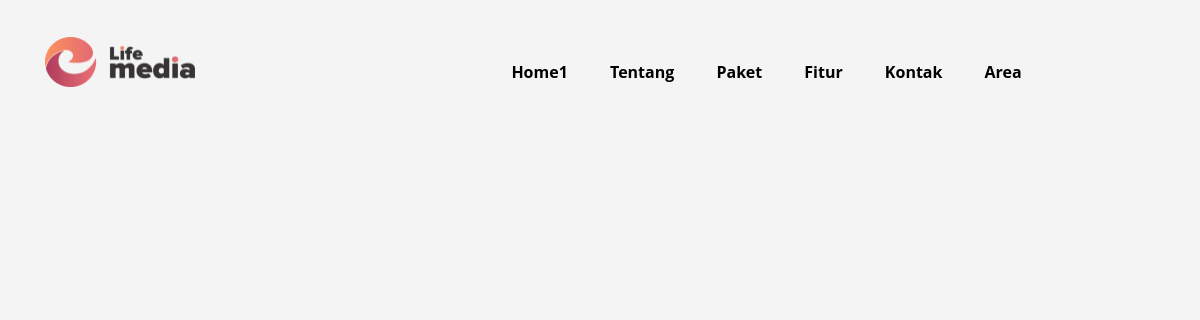
The page /header1.php on the database its author committed.
### tables this page shows
CREATE TABLE `navbar` (
  `id` int(11) NOT NULL,
  `navbar1` varchar(90) NOT NULL,
  `navbar2` varchar(90) NOT NULL,
  `navbar3` varchar(90) NOT NULL,
  `navbar4` varchar(90) NOT NULL,
  `navbar5` varchar(90) NOT NULL,
  `navbar6` varchar(90) NOT NULL
);

### header1.php (the view, shortened to what this page needs)
<?php
require("config/config.php");
$sql2 = "SELECT * FROM `navbar`";
$result2 = $conn->query($sql2);
?>
<!doctype html>
<html class="no-js" lang="zxx">
<head>
    <link rel="stylesheet" href="assets/css/bootstrap.min.css">
    <link rel="stylesheet" href="assets/css/owl.carousel.min.css">
    <link rel="stylesheet" href="assets/css/slicknav.css">
    <link rel="stylesheet" href="assets/css/flaticon.css">
    <link rel="stylesheet" href="assets/css/progressbar_barfiller.css">
    <link rel="stylesheet" href="assets/css/gijgo.css">
    <link rel="stylesheet" href="assets/css/animate.min.css">
    <link rel="stylesheet" href="assets/css/animated-headline.css">
    <link rel="stylesheet" href="assets/css/magnific-popup.css">
    <link rel="stylesheet" href="assets/css/fontawesome-all.min.css">
    <link rel="stylesheet" href="assets/css/themify-icons.css">
    <link rel="stylesheet" href="assets/css/slick.css">
    <link rel="stylesheet" href="assets/css/nice-select.css">
    <link rel="stylesheet" href="assets/css/style.css">
    <link rel="stylesheet" href="assets/css/main1.css">
    <link rel="stylesheet" href="http://cdn.leafletjs.com/leaflet-0.7.3/leaflet.css" />
</head>
<body>
    <header>
        <div class="header-area header-transparent">
            <div class="main-header ">
                <div class="header-bottom  header-sticky">
                    <div class="container-fluid">
                        <div class="row align-items-center">
                            <div class="col-xl-2 col-lg-2">
                                <div class="logo">
                                    <a href="index.php"><img src="assets/img/logo/logo lif.png" alt=""></a>
                                </div>
                            </div>
                            <div class="col-xl-10 col-lg-10">
                                <div class="menu-wrapper  d-flex align-items-center justify-content-end">
                                    <div class="main-menu d-none d-lg-block">
                                        <?php
                                        if ($result2->num_rows > 0) {
                                            while ($row5 = $result2->fetch_assoc()) {
                                                $nav1 = $row5["navbar1"];
                                                $nav2 = $row5["navbar2"];
                                                $nav3 = $row5["navbar3"];
                                                $nav4 = $row5["navbar4"];
                                                $nav5 = $row5["navbar5"];
                                                $nav6 = $row5["navbar6"];
                                                ?>
                                                <nav>
                                                    <ul id="navigation">
                                                        <li><a href="index.php">
                                                                <?php echo $nav1; ?>
                                                            </a></li>
                                                        <li><a href="index.php #about">
                                                                <?php echo $nav2; ?>
                                                            </a></li>
                                                        <li><a href="package.php">
                                                                <?php echo $nav3; ?>
                                                            </a>
                                                        </li>
                                                        <li><a href="features.php">
                                                                <?php echo $nav4; ?>
                                                            </a></li>
                                                        <li><a href="blog.php"><?php echo $nav5;?></a>
                                                        </li>
                                                        <li><a href="contact.php">
                                                                <?php echo $nav6; ?>
                                                            </a></li>
                                                        <li><a href="area.php">
                                                            </a></li>
                                                        <li><a href="regis.php">
                                                            </a></li>
                                                    </ul>
                                                </nav>
                                                <?php
                                            }
                                        } else {
                                            echo "Tidak ada data.";
                                        }
                                        ?>
                                    </div>
                                </div>
                            </div>
                            <div class="col-12">
                            </div>
                        </div>
                    </div>
                </div>
            </div>
        </div>
    </header>

### assets/css/main1.css (style rules this page uses)
:root { --font-default: "Open Sans", system-ui, -apple-system, "Segoe UI", Roboto, "Helvetica Neue", Arial, "Noto Sans", "Liberation Sans", sans-serif, "Apple Color Emoji", "Segoe UI Emoji", "Segoe UI Symbol", "Noto Color Emoji"; --font-primary: "Montserrat", sans-serif; --font-secondary: "Poppins", sans-serif; }
:root { --color-default: #222222; --color-primary: #242943; --color-secondary: #f85a40; }
:root { scroll-behavior: smooth; }
body { font-family: var(--font-default); color: var(--color-default); }
a { color: var(--color-primary); text-decoration: none; }

### header1.php (style rules this page uses)
.logo img { width: 150px; height: 50px; }

### rows shown on the page
navbar: navbar1 "Home1", navbar2 "Tentang", navbar3 "Paket", navbar4 "Fitur", navbar5 "Kontak", navbar6 "Area"
